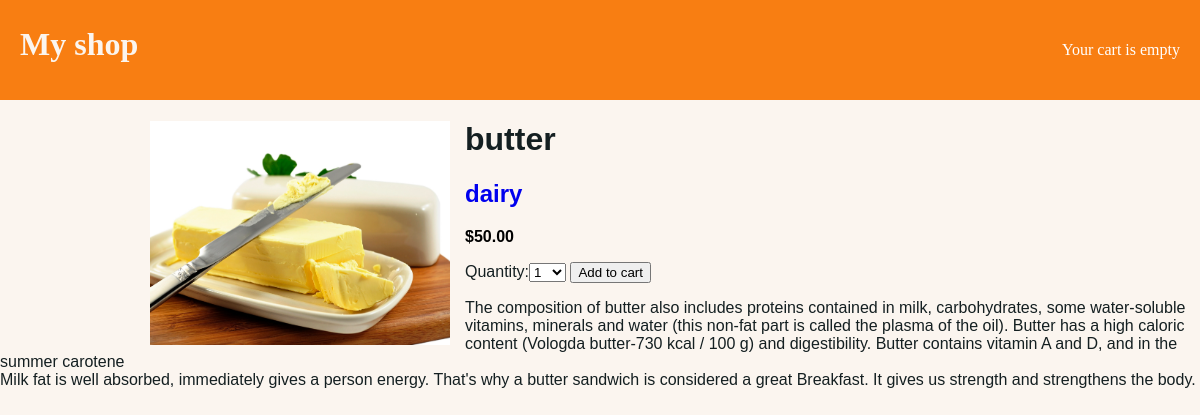
/12/butter/, run on the app's committed database.
### shop/models.py (models this page shows, shortened)
class Product(models.Model):
	category 	= models.ForeignKey(Category,related_name='product',on_delete=models.CASCADE)
	name 		= models.CharField(max_length=200,db_index=True)
	slug 		= models.SlugField(max_length=200,db_index=True)
	Image 		= models.ImageField(blank=True)
	description = models.TextField(blank=True)
	price 		= models.DecimalField(max_digits=10,decimal_places=2)
	stock 		= models.PositiveIntegerField()
	available 	= models.BooleanField(default=True)
	created 	= models.DateTimeField(auto_now_add=True)
	updated 	= models.DateTimeField(auto_now=True)
	class Meta:
		ordering = ('-created',)
		index_together = (('id','slug'),)
		verbose_name = "Product"
		verbose_name_plural = "Products"

class Category(models.Model):
	name = models.CharField(max_length=200,db_index=True)
	slug = models.SlugField(max_length=200,db_index=True,unique=True)
	class Meta:
		ordering = ('name',)
		verbose_name = "Category"
		verbose_name_plural = "Categorys"
	def __str__(self):
		return self.name
	def get_absolute_url(self):
		return reverse('shop:product_list_category',args=[self.slug])

### shop/views.py (the view)
# urls.py: re_path('^(?P<id>\d+)/(?P<slug>[-\w]+)/$',views.product_detail,name='product_detail'),
def product_detail(request,id,slug):
    product = get_object_or_404(Product,id=id,slug=slug,available=True)
    cart_product_form = CartAddProductForm()
    context = {
		'product':product,
        'cart_product_form' :cart_product_form
	}
    return render(request,'shop/product/deatil.html',context)

### cart/forms.py
class CartAddProductForm(forms.Form):
    quantity = forms.TypedChoiceField(choices=PRODUCT_QUANTITY_CHOICES,coerce=int)
    update = forms.BooleanField(required=False,initial=False,widget=forms.HiddenInput)

### cart/cart.py (called while the page is built)
    def __len__(self):
        return sum(item['quantity'] for item in self.cart.values())

### cart/context_processors.py (called while the page is built)
def cart(request):
    return {'cart':Cart(request)}

### shop/templates/shop/product/deatil.html (shortened to what this page needs)
{% extends "base.html" %}
{% load static %}
{% block content %}
	<div class="product-detail">
		<img src="
			{% if product.Image %}
				{{product.Image.url}}
			{% else %}
				{% static 'img/default.png' %}
			{% endif %}"
		width=300px>
		<h1>{{product.name}}</h1>
		<h2><a href="{{product.category.get_absolute_url}}">{{product.category}}</a></h2>
		<p class="price">${{product.price}}</p>
		<form method="post" action="{% url 'cart:cart_add' product.id %}">
			{{cart_product_form}}
			<input type="submit" value="Add to cart">
		</form>
		<p>{{product.description|linebreaks}}</p>
	</div>
{% endblock content %}

### shop/static/css/style.css (style rules this page uses)
body { background: #FBF5EF; padding:0; margin:0 auto; color: #f87e12; }
.product-detail { font-family: arial; color:#141F21; }
.product-detail img { width:25%; float:left; margin-right:15px; margin-left:150px; }
.product-detail a { text-decoration: none; }
.product-detail .price { font-weight: bold;color:#000; }

### data on the page
Product: Image (picture), name "butter", category "dairy", price "50.00", description "The composition of butter also includes proteins contained in milk, carbohydrates, some water-soluble vitamins, minerals and water (this non-fat part is called the plasma of the oil). Butter has a high caloric content (Vologda butter-730 kcal / 100 g) and digestibility. Butter contains vitamin A and D, and in the summer carotene Milk fat is well absorbed, immediately gives a person energy. That's why a butter sandwich is considered a great Breakfast. It gives us strength and strengthens the body."
